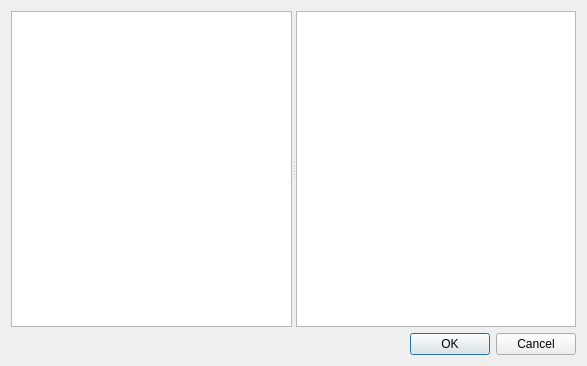
<?xml version="1.0" encoding="UTF-8"?>
<ui version="4.0">
 <class>Dialog</class>
 <widget class="QDialog" name="Dialog">
  <property name="geometry">
   <rect>
    <x>0</x>
    <y>0</y>
    <width>587</width>
    <height>366</height>
   </rect>
  </property>
  <property name="windowTitle">
   <string>Dialog</string>
  </property>
  <layout class="QVBoxLayout" name="verticalLayout">
   <item>
    <widget class="QSplitter" name="splitter">
     <property name="orientation">
      <enum>Qt::Horizontal</enum>
     </property>
     <widget class="QListWidget" name="lstDTSelected"/>
     <widget class="QListWidget" name="lstDTAvailable"/>
    </widget>
   </item>
   <item>
    <widget class="QDialogButtonBox" name="buttonBox">
     <property name="orientation">
      <enum>Qt::Horizontal</enum>
     </property>
     <property name="standardButtons">
      <set>QDialogButtonBox::Cancel|QDialogButtonBox::Ok</set>
     </property>
    </widget>
   </item>
  </layout>
 </widget>
 <resources/>
 <connections>
  <connection>
   <sender>buttonBox</sender>
   <signal>accepted()</signal>
   <receiver>Dialog</receiver>
   <slot>accept()</slot>
   <hints>
    <hint type="sourcelabel">
     <x>248</x>
     <y>254</y>
    </hint>
    <hint type="destinationlabel">
     <x>157</x>
     <y>274</y>
    </hint>
   </hints>
  </connection>
  <connection>
   <sender>buttonBox</sender>
   <signal>rejected()</signal>
   <receiver>Dialog</receiver>
   <slot>reject()</slot>
   <hints>
    <hint type="sourcelabel">
     <x>316</x>
     <y>260</y>
    </hint>
    <hint type="destinationlabel">
     <x>286</x>
     <y>274</y>
    </hint>
   </hints>
  </connection>
 </connections>
</ui>
